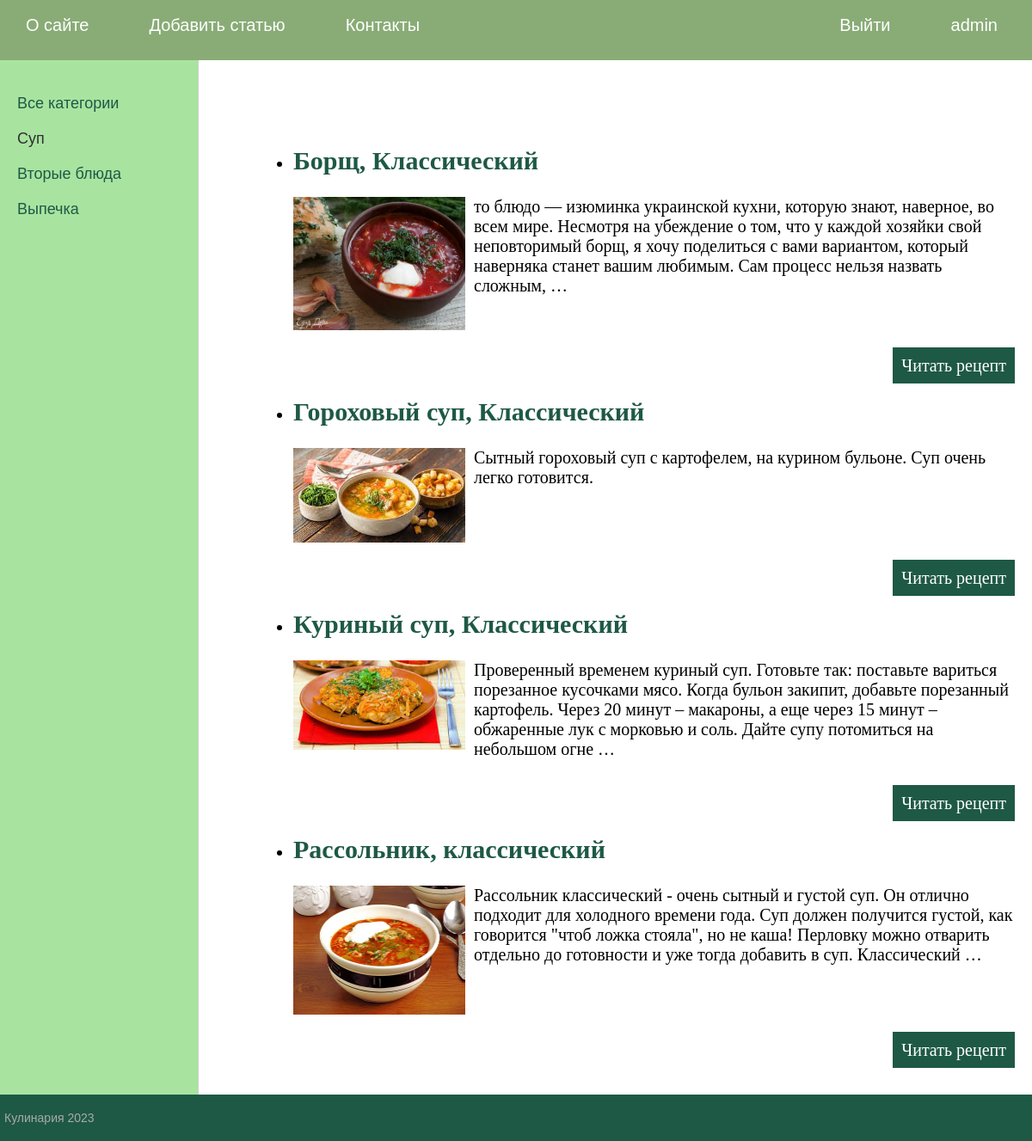
The page /category/1/ (signed in) on the database its author committed.
### users/models.py (models this page shows, shortened)
class CustomUser(AbstractUser):
    objects = CustomUserManager()

### foods/models.py (models this page shows, shortened)
class TimedModel(models.Model):
    time_create = models.DateTimeField(auto_now_add=True)
    time_update = models.DateTimeField(auto_now=True)
    class Meta:
        abstract = True

class Category(TimedModel):
    name = models.CharField(max_length=100, db_index=True)
    class Meta:
        db_table = "categories"
        verbose_name = "Categorie"

class Foods(TimedModel):
    title = models.CharField(max_length=255)
    content = models.TextField(blank=True)
    call = models.TextField(blank=True)
    photo = models.ImageField(upload_to="photos/%Y/%m/%d/")
    is_published = models.BooleanField(default=True)
    cat = models.ForeignKey(Category, on_delete=models.PROTECT, null=True)
    portions = models.PositiveSmallIntegerField(verbose_name="Порции", null=True)
    calories = models.PositiveIntegerField(null=True)
    class Meta:
        db_table = "foods"
        ordering = ["title"]
        verbose_name = "Food"

### foods/views.py (the view)
# urls.py: path('category/<int:cat_id>/', showcategory, name='category'),
def showcategory(request, cat_id):
    cat = Category.objects.get(pk=cat_id)
    foods = Foods.objects.filter(cat__pk=cat_id)
    cats = Category.objects.all()
    context = {'category': cat, 'foods': foods, 'cats': cats, 'cat_selected': cat.pk}
    return render(request, 'foods/category.html', context=context)

### templates/foods/category.html (shortened to what this page needs)
{% extends 'base.html' %}
{% block content %}
<div>
    <ul>
        {% for food in foods %}
                    <li><h2 class="h2">{{ food.title }}, {{ food.call }}</h2>
                         <img src="/media/{{ food.photo }}" alt="Food" class="img-article-left" height="200px" width="200px">
            {% autoescape on %}
            {{food.content|linebreaks|truncatewords:40}}
            {% endautoescape %}
                    <p class="link-read-post"><a href="{% url 'post' food.id %}">Читать рецепт</a></p>
                    </li>
        {% endfor %}
    </ul>
</div>
{% endblock %}

### templates/base.html (shortened to what this page needs)
{% load static %}
<!DOCTYPE html>
<html>
<head>
	<link type="text/css" href="{% static 'foods/css/style.css' %}" rel="stylesheet" />
</head>
<body>
<table class="table-page" border=0 cellpadding="0" cellspacing="0">
<tr><td valign=top>
{% block mainmenu %}
		<div class="header">
			<ul id="mainmenu" class="mainmenu">
				<li><a href="{% url 'about' %}">О сайте</a></li>
				<li><a href="{% url 'add_page' %}">Добавить статью</a></li>
				<li><a href="{% url 'contact' %}">Контакты</a></li>
				{% if not user.is_authenticated %}
				<li class="last"><a href="{% url 'login' %}">Войти</a></li>
				<li class="last"><a href="{% url 'signup' %}">Зарегистрироваться</a></li>
				{% else %}
				<li class="last">{{ user.username }}</li>
				<li class="last"><a href="{% url 'logout' %}">Выйти</a></li>
				{% endif %}
			</ul>
		</div>
{% endblock mainmenu %}
<table class="table-content" border=0 cellpadding="0" cellspacing="0">
{% block left_sidebar %}
	<tr>
	<td valign="top" class="left-chapters">
	<ul id="leftchapters">
{% if cat_selected == 0 %}
		<li class="selected">Все категории</li>
{% else %}
		<li><a href="{% url 'home' %}">Все категории</a></li>
{% endif %}
{% for c in cats %}
	{% if c.pk == cat_selected %}
		<li class="selected">{{c.name}}</li>
	{% else %}
		<li><a href="{% url 'category' c.id %}">{{c.name}}</a></li>
	{% endif %}
{% endfor %}
	</ul>
</td>
{% endblock %}
<td valign="top" class="content">
	<div class="content-text">
{% block content %}
{% endblock %}
	</div>
</td></tr></table>
</td></tr>
<tr><td valign=top>
	<div id="footer">
		<p>Кулинария 2023</p>
	</div>
</td></tr></table>
</body>
</html>

### static/foods/css/style.css (style rules this page uses)
html, body { font-family: sans-serif; margin: 0; padding: 0; height: 100%; width: 100%; color: #FFFAFA }
a { color: #FFFAFA; text-decoration: none; }
img { max-width: 600px; height: auto; }
img.img-article-left { max-width: 300px; max-height: 400px; height: auto; float: left; padding: 0 10px 10px 0; }
p.link-read-post { text-align: right; }
p.link-read-post a { padding: 10px; min-width: 100px; background: #1E5945; color: #fff; text-decoration: none; }
.table-page { width: 100%; height: 100%; vertical-align: top; }
.table-page tr { height: 100%; }
.header { background: #89AC76; height: 70px; }
ul.mainmenu { list-style: none; margin: 0; padding: 0; height: 60px; color: #ffffff; font-size: 20px; overflow: hidden; }
ul.mainmenu li { float: left; margin: 18px 40px 0 30px; }
ul.mainmenu li.last { float: right; }
ul.mainmenu li a { color: #ffffff; text-decoration: none; }
.table-content { width: 100%; min-height: 100%; height: 100%; }
.left-chapters { margin: 0; background: #A8E4A0; border-right: 1px solid #ccc; min-height: 100%; }
.left-chapters ul { width: 200px; min-height: 100%; margin: 0; padding: 20px 10px 10px 20px; list-style: none; font-size: 18px; }
.left-chapters ul li { margin: 20px 0 0 0; color: #FFFAF0; }
.left-chapters ul li.selected { color: #303030 }
.left-chapters ul li a { color: #1E5945; text-decoration: none; }
.content { padding: 40px 20px 20px 40px; width: 100%; box-sizing: border-box; }
.content-text { margin: 60px 0 0 30px; color: #000; font-size: 20px; font-family: Yandex Sans Display Light; }
#footer { box-sizing: border-box; background: #1E5945; padding: 5px; color: #aaa; font-size: 14px; text-align: left; overflow: hidden; }
.h2 { font-family:Brush Script MT, Brush Script Std, cursive; color:#1E5945; }
.img-article-left { height: 300px }

### rows shown on the page
CustomUser: username "admin"
Category: name "Суп"
Category: name "Вторые блюда"
Category: name "Выпечка"
Foods: title "Борщ", call "Классический", photo (picture), content "то блюдо — изюминка украинской кухни, которую знают, наверное, во всем мире. Несмотря на убеждение о том, что у каждой хозяйки свой неповторимый борщ, я хочу поделиться с вами вариантом, который наверняка станет вашим любимым. Сам процесс нельзя назвать сложным, …"
Foods: title "Гороховый суп", call "Классический", photo (picture), content "Сытный гороховый суп с картофелем, на курином бульоне. Суп очень легко готовится."
Foods: title "Куриный суп", call "Классический", photo (picture), content "Проверенный временем куриный суп. Готовьте так: поставьте вариться порезанное кусочками мясо. Когда бульон закипит, добавьте порезанный картофель. Через 20 минут – макароны, а еще через 15 минут – обжаренные лук с морковью и соль. Дайте супу потомиться на небольшом огне …"
Foods: title "Рассольник", call "классический", photo (picture), content "Рассольник классический - очень сытный и густой суп. Он отлично подходит для холодного времени года. Суп должен получится густой, как говорится \"чтоб ложка стояла\", но не каша! Перловку можно отварить отдельно до готовности и уже тогда добавить в суп. Классический …"
